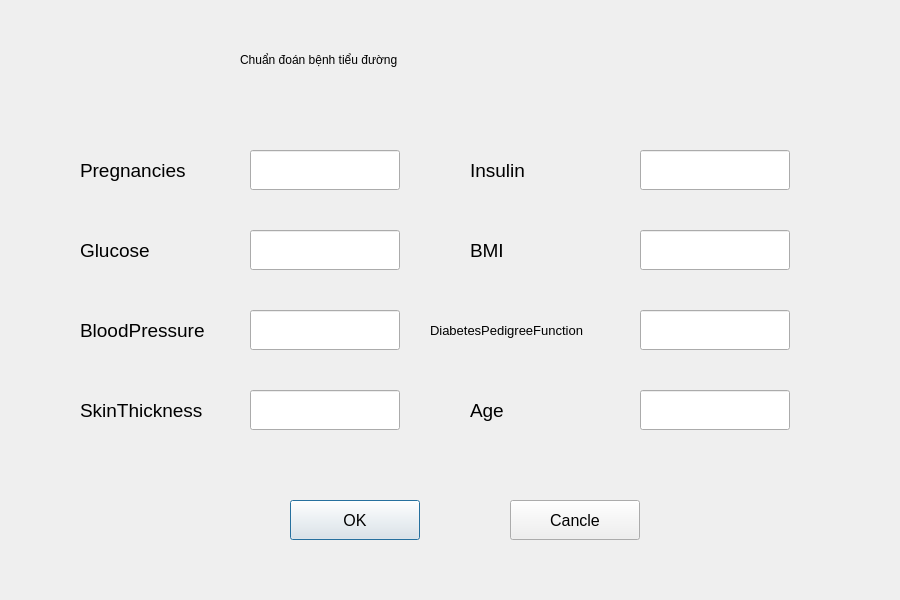
<?xml version="1.0" encoding="UTF-8"?>
<ui version="4.0">
 <class>Dialog</class>
 <widget class="QDialog" name="Dialog">
  <property name="geometry">
   <rect>
    <x>0</x>
    <y>0</y>
    <width>900</width>
    <height>600</height>
   </rect>
  </property>
  <property name="windowTitle">
   <string>Dialog</string>
  </property>
  <widget class="QLabel" name="label">
   <property name="geometry">
    <rect>
     <x>240</x>
     <y>10</y>
     <width>451</width>
     <height>100</height>
    </rect>
   </property>
   <property name="layoutDirection">
    <enum>Qt::LeftToRight</enum>
   </property>
   <property name="styleSheet">
    <string notr="true">font: 75 20pt &quot;MS Shell Dlg 2&quot;;</string>
   </property>
   <property name="text">
    <string>Chuẩn đoán bệnh tiểu đường</string>
   </property>
  </widget>
  <widget class="QLineEdit" name="lineEdit">
   <property name="geometry">
    <rect>
     <x>250</x>
     <y>150</y>
     <width>150</width>
     <height>40</height>
    </rect>
   </property>
   <property name="styleSheet">
    <string notr="true">font: 14pt &quot;MS Shell Dlg 2&quot;;</string>
   </property>
  </widget>
  <widget class="QLineEdit" name="lineEdit_2">
   <property name="geometry">
    <rect>
     <x>250</x>
     <y>230</y>
     <width>150</width>
     <height>40</height>
    </rect>
   </property>
  </widget>
  <widget class="QLineEdit" name="lineEdit_3">
   <property name="geometry">
    <rect>
     <x>250</x>
     <y>310</y>
     <width>150</width>
     <height>40</height>
    </rect>
   </property>
  </widget>
  <widget class="QLineEdit" name="lineEdit_4">
   <property name="geometry">
    <rect>
     <x>250</x>
     <y>390</y>
     <width>150</width>
     <height>40</height>
    </rect>
   </property>
  </widget>
  <widget class="QLabel" name="label_2">
   <property name="geometry">
    <rect>
     <x>80</x>
     <y>230</y>
     <width>150</width>
     <height>40</height>
    </rect>
   </property>
   <property name="font">
    <font>
     <pointsize>14</pointsize>
    </font>
   </property>
   <property name="text">
    <string>Glucose</string>
   </property>
  </widget>
  <widget class="QLabel" name="label_3">
   <property name="geometry">
    <rect>
     <x>80</x>
     <y>150</y>
     <width>150</width>
     <height>40</height>
    </rect>
   </property>
   <property name="font">
    <font>
     <pointsize>14</pointsize>
    </font>
   </property>
   <property name="text">
    <string>Pregnancies</string>
   </property>
  </widget>
  <widget class="QLabel" name="label_4">
   <property name="geometry">
    <rect>
     <x>80</x>
     <y>310</y>
     <width>150</width>
     <height>40</height>
    </rect>
   </property>
   <property name="font">
    <font>
     <pointsize>14</pointsize>
    </font>
   </property>
   <property name="text">
    <string>BloodPressure</string>
   </property>
  </widget>
  <widget class="QLabel" name="label_5">
   <property name="geometry">
    <rect>
     <x>80</x>
     <y>390</y>
     <width>150</width>
     <height>40</height>
    </rect>
   </property>
   <property name="font">
    <font>
     <pointsize>14</pointsize>
    </font>
   </property>
   <property name="text">
    <string>SkinThickness</string>
   </property>
  </widget>
  <widget class="QLabel" name="label_6">
   <property name="geometry">
    <rect>
     <x>470</x>
     <y>150</y>
     <width>150</width>
     <height>40</height>
    </rect>
   </property>
   <property name="font">
    <font>
     <pointsize>14</pointsize>
    </font>
   </property>
   <property name="text">
    <string>Insulin</string>
   </property>
  </widget>
  <widget class="QLabel" name="label_7">
   <property name="geometry">
    <rect>
     <x>470</x>
     <y>230</y>
     <width>150</width>
     <height>40</height>
    </rect>
   </property>
   <property name="font">
    <font>
     <pointsize>14</pointsize>
    </font>
   </property>
   <property name="text">
    <string>BMI</string>
   </property>
  </widget>
  <widget class="QLabel" name="label_8">
   <property name="geometry">
    <rect>
     <x>430</x>
     <y>310</y>
     <width>200</width>
     <height>40</height>
    </rect>
   </property>
   <property name="font">
    <font>
     <pointsize>10</pointsize>
    </font>
   </property>
   <property name="text">
    <string>DiabetesPedigreeFunction</string>
   </property>
  </widget>
  <widget class="QLabel" name="label_9">
   <property name="geometry">
    <rect>
     <x>470</x>
     <y>390</y>
     <width>150</width>
     <height>40</height>
    </rect>
   </property>
   <property name="font">
    <font>
     <pointsize>14</pointsize>
    </font>
   </property>
   <property name="text">
    <string>Age</string>
   </property>
  </widget>
  <widget class="QLineEdit" name="lineEdit_5">
   <property name="geometry">
    <rect>
     <x>640</x>
     <y>150</y>
     <width>150</width>
     <height>40</height>
    </rect>
   </property>
   <property name="styleSheet">
    <string notr="true">font: 14pt &quot;MS Shell Dlg 2&quot;;</string>
   </property>
  </widget>
  <widget class="QLineEdit" name="lineEdit_6">
   <property name="geometry">
    <rect>
     <x>640</x>
     <y>230</y>
     <width>150</width>
     <height>40</height>
    </rect>
   </property>
   <property name="styleSheet">
    <string notr="true">font: 14pt &quot;MS Shell Dlg 2&quot;;</string>
   </property>
  </widget>
  <widget class="QLineEdit" name="lineEdit_7">
   <property name="geometry">
    <rect>
     <x>640</x>
     <y>310</y>
     <width>150</width>
     <height>40</height>
    </rect>
   </property>
   <property name="styleSheet">
    <string notr="true">font: 14pt &quot;MS Shell Dlg 2&quot;;</string>
   </property>
  </widget>
  <widget class="QLineEdit" name="lineEdit_8">
   <property name="geometry">
    <rect>
     <x>640</x>
     <y>390</y>
     <width>150</width>
     <height>40</height>
    </rect>
   </property>
   <property name="styleSheet">
    <string notr="true">font: 14pt &quot;MS Shell Dlg 2&quot;;</string>
   </property>
  </widget>
  <widget class="QPushButton" name="pushButton">
   <property name="geometry">
    <rect>
     <x>290</x>
     <y>500</y>
     <width>130</width>
     <height>40</height>
    </rect>
   </property>
   <property name="font">
    <font>
     <pointsize>12</pointsize>
    </font>
   </property>
   <property name="text">
    <string>OK</string>
   </property>
  </widget>
  <widget class="QPushButton" name="pushButton_2">
   <property name="geometry">
    <rect>
     <x>510</x>
     <y>500</y>
     <width>130</width>
     <height>40</height>
    </rect>
   </property>
   <property name="font">
    <font>
     <pointsize>12</pointsize>
    </font>
   </property>
   <property name="text">
    <string>Cancle</string>
   </property>
  </widget>
 </widget>
 <resources/>
 <connections/>
</ui>
